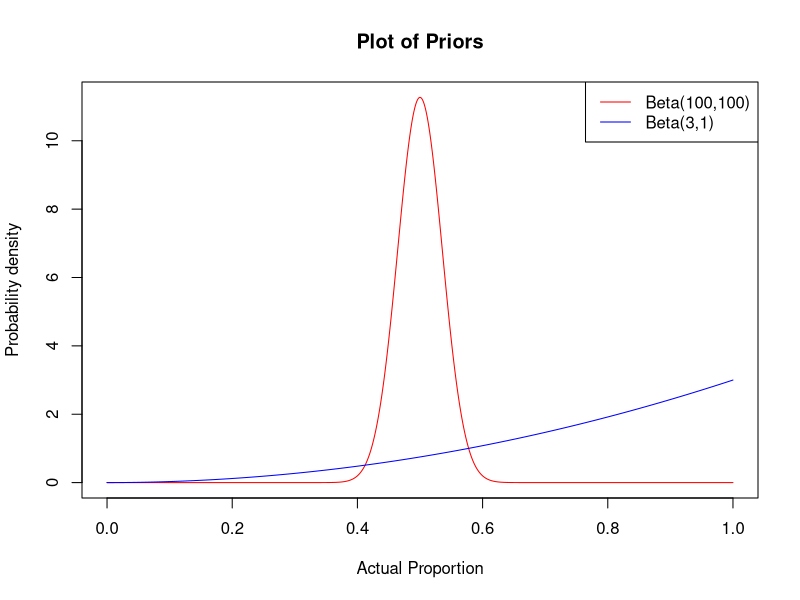
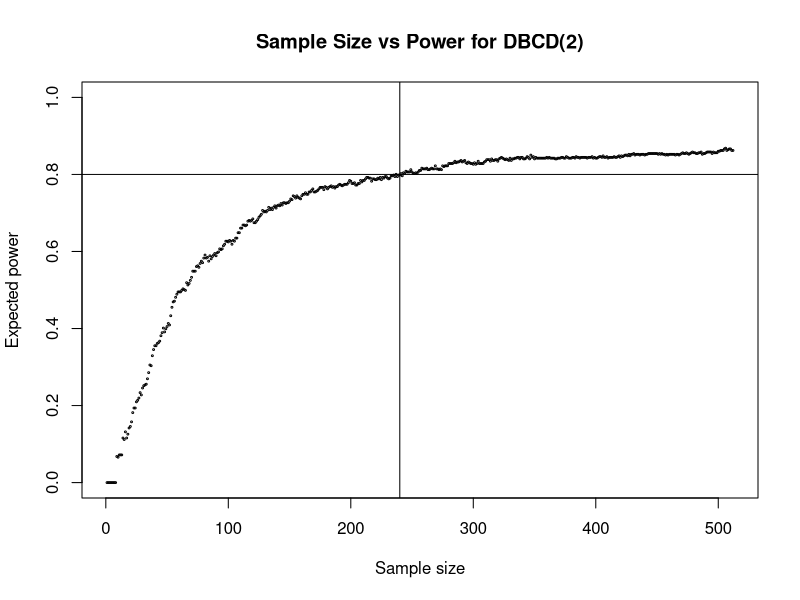

The R script that drew these images, in order: (Note: this script raises an error after producing the figures.)
## ---- chunk 1

balanced <- function( i, j, k, l, chooser_params ) {

    n <- i + j + k + l

    if (n%%2) {
        action <- sample(c(1,2), size=1)
    }
    else {
        if (i + j < k + l) {
            action <- 1
        } else {
            action <- 2
        }
    }

    return(action)
}


thomper <- function( i, j, k, l, chooser_params ) {

    sample.c <- rbeta(1, i + prior.i, j + prior.j)
    sample.n <- rbeta(1, k + prior.k, l + prior.l)

    if (sample.c > sample.n) {
        return(1)
    } else {
       return(2)
    }
}


foo <- function(i,j,k,l) {
    # https://gwern.net/doc/statistics/decision/1933-thompson.pdf
    numer <- 0

    for (a in 0:(i)) {
        numer <- numer + (choose(i + k - a, k) * choose(j + l + 1 + a, l))
    }
    denom <- choose(i + j + k + l + 2, k + l + 1)
    sum <- numer / denom

    return(sum)
}


tw_foo <- function( i, j, k, l, chooser_params ) {

    c <- chooser_params

    prob <- tryCatch(
        {
            min(foo(i + prior.i, j + prior.j, k + prior.k, l + prior.l),1)
        },
        error=function(cond) {
            expected.c <- (i + prior.i)/(i + prior.i + j + prior.j)
            expected.n <- (k + prior.k)/(k + prior.k + l + prior.l)

            if (expected.c > expected.n) {
                1
            } else {
                0
            }
        }
    )

    if (is.na(prob)) {
        sample.c <- rbeta(1, i + prior.i, j + prior.j)
        sample.n <- rbeta(1, k + prior.k, l + prior.l)

        if (sample.c > sample.n) {
            prob <- 1
        } else {
            prob <- 0
        }
    }

    quant <- (prob**c)/(prob**c + (1-prob)**c)

    #print(paste("c:",c,"prob:",prob,"quant:",quant,"i:", i, "j:",j ,"k:", k,"l:", l))
    if (is.na(quant)) {
        print(paste(i,j,k,l))
    }

    action <- sample(c(1,2), 1, prob = c(quant,1-quant))

    return(action)
}

DTL <- function(i,j,k,l,chooser_params) {
    numb_of_immigrants <- chooser_params
    
    done = FALSE
    while(1-done) {
        urn <- c( 5, 2 + numb_of_immigrants - j, 2 + numb_of_immigrants - l )
        #print(urn)
        ball <- sample(c(0,1,2), 1, prob = c(urn/sum(urn)))
        if (ball==0) {
            numb_of_immigrants <- numb_of_immigrants + 1
        } else {
            done <- TRUE
        }
    }
    return(c(ball,numb_of_immigrants))
}


g <- function(alpha, x, y) {
    if (x==1) {return(0)}
    if (x==0) {return(1)}
    else {
        numer <- y * (y/x)**alpha
        denom <- y * (y/x)**alpha + (1 - y) * ((1 - y)/(1 - x))**alpha
        return(numer/denom)
    }
}


DBCD <- function(i,j,k,l,chooser_params) {

  alpha <- chooser_params

  n <- i + j + k + l
  if (n<4) {
    if (n%%2 == 1) {
      return(1)
    } else {
      return(2)
    }
  } else {

    p_hat_m_1 <- (i+0.5)/(i+j+1)
    p_hat_m_2 <- (k+0.5)/(k+l+1)

    q_hat_m_1 <- 1 - p_hat_m_1
    q_hat_m_2 <- 1 - p_hat_m_2

    p_hat_m <- q_hat_m_2 / ( q_hat_m_2 + q_hat_m_1 )

    prob <- g( alpha , (i+j)/n , p_hat_m )

    #print(prob)

    action <- sample(c(1,2),1,prob=c(prob,1-prob))
    return(action)
  }
}


ebm <- function( i, j, k, l, chooser_params ) {

  trial_size <- chooser_params
  patient <- i+j+k+l

  if (patient < trial_size) {
    if (patient%%2) {
      return(sample(c(1,2), size=1))
    }
    else {
      if (i + j < k + l) {
        return(1)
      } else {
        return(2)
      }
    }
  } else {
    expected.c <- (prior.i + i)/(prior.i + i + prior.j + j)
    expected.n <- (prior.k + k)/(prior.k + k + prior.l + l)

    if (expected.c > expected.n) {
        return(1)
    } else {
        return(2)
    }
  }
}



## ---- chunk 2

one_run <- function(n, chooser, chooser_params, alpha) {

  i <- 0
  j <- 0
  k <- 0
  l <- 0

  # set the true probability of success
  p.c <- rbeta( 1, prior.i, prior.j )
  p.n <- rbeta( 1, prior.k, prior.l )

  correctly_reject_nulls <- c()
  is_successes <- c()

  for (m in 1:n) {

    # use the chooser function to pick an action
    # in this case, it should return 1 or 2
    action <- chooser( i, j, k, l, chooser_params )
    if (length(action)!=1) {
        chooser_params <- action[2]
        action <- action[1]
    }

    if (action == 1) {

      # decide whether or not the treatment is a success
      sample <- rbinom(1, 1, p.c)

      if (sample == 1) {
        # success!
        i <- i + 1
      } else if (sample == 0) {
        # failure
        j <- j + 1
      }
    } else {
        
      # decide whether or not the treatment is a success
      sample <- rbinom(1, 1, p.n)

      if (sample == 1) {
        # success!
        k <- k + 1
      } else if (sample == 0) {
        # failure
        l <- l + 1
      }
    }

    xtab <- as.table(rbind(c(i, j), c(k, l)))
    dimnames(xtab) <- list(
      group = c("grp1", "grp2"),
      success = c("yes", "no")
    )

    null_rejected <- tryCatch(
      {
        test <- prop.test(xtab)
        test["p.value"] < alpha
      },
      error=function(cond) {
        FALSE
      }
    )
    if (is.na(null_rejected)) {
      null_rejected <- FALSE
    }
    # power is based on _correctly_ rejecting the null
    # we must ignore rejections where the sign is wrong
    p.c_hat <- i/(i+j)
    p.n_hat <- k/(k+l)
    incorrect_direction <- (p.c_hat > p.n_hat) != (p.c > p.n)
    correctly_reject_null <- null_rejected
    if (null_rejected & incorrect_direction) {
      correctly_reject_null <- FALSE
    }

    correctly_reject_nulls <- append(correctly_reject_nulls, correctly_reject_null)
    is_successes <- append(is_successes, sample)
  }

  return(rbind(correctly_reject_nulls,is_successes))
}


simulator <- function(numb_of_sims, numb_of_patients, runner, chooser, chooser_params, alpha) {

  runs <- array(0, dim=c(2,numb_of_patients))

  for (iter in 1:(numb_of_sims)) {

    run_results <- runner(numb_of_patients, chooser, chooser_params, alpha)
    runs <- runs + (run_results - runs)/(iter+1)
  }

  return(runs)
}

## ---- chunk 3

# setup parameters
numb_of_sims <- 500
numb_of_patients <- 2**9

prior.i <- 100
prior.j <- 100
prior.k <- 3
prior.l <- 1

power_threshold <- 0.8
alpha <- 0.05

# plot beta distributions
x1 <- seq(0, 1, length=1000)
y1 <- dbeta(x1, prior.i, prior.j)
plot(x1, y1, type="l", col="red", main="Plot of Priors", ylab="Probability density", xlab="Actual Proportion")

x2 <- seq(0, 1, length=1000)
y2 <- dbeta(x1, prior.k, prior.l)
lines(x2, y2, col="blue")
legend(x="topright", legend=c(paste0("Beta(",prior.i,",",prior.j,")"), paste0("Beta(",prior.k,",",prior.l,")")), lty=1, col=c("red", "blue"))

## ---- chunk 4

chooser = "DBCD"
chooser_params = 2

# simulate the clinical trials
sim_output <- simulator(numb_of_sims, numb_of_patients, one_run, get(chooser), chooser_params, alpha)

## ---- chunk 5

# plot the expected power for each sample size

png("sample size vs power for DBCD(2); B(100,100) & B(1,3).png", units = "in", width = 5, height = 4, res = 300)

x <- 1:numb_of_patients
y <- sim_output[1,]

plot(x,y, ylim=c(0,1), cex=0.25, ylab="Expected power",xlab="Sample size",main="Sample Size vs Power for DBCD(2)")

# find the sample size that give the power_threshold set earlier
abline(h=power_threshold)
optimal_sample_size <- sum(y < power_threshold); optimal_sample_size
abline(v=optimal_sample_size)

dev.off()

## ---- chunk 6

add_to_csv <- function(numb_of_sims, numb_of_patients, runner, chooser, chooser_params, alpha) {
  
  sim_output <- simulator(numb_of_sims, numb_of_patients, runner, get(chooser), chooser_params, alpha)

  orders_of_magitude <- floor(log(numb_of_patients,2))

  for (i in 1:orders_of_magitude) {
    sample_size <- 2**i
    df <- data.frame(
      "timestamp" = Sys.Date(),
      "number of sims" = numb_of_sims,
      "sample size" = sample_size,
      "chooser" = chooser,
      "chooser_params" = chooser_params,
      "prior.i" = prior.i,
      "prior.j" = prior.j,
      "prior.k" = prior.k,
      "prior.l" = prior.l,
      "power" = sim_output[1,][sample_size],
      "ENS" = mean(sim_output[2,1:sample_size])
    )
    write.table(df, "output.csv", append=TRUE, sep=",", col.names = FALSE, row.names = FALSE)
  }
}

## ---- chunk 7

choosers = rbind(c("balanced","NA"),c("thomper","NA"),c("DTL",0),c("DTL",2),c("DTL",6),c("DBCD",0),c("DBCD",2),c("DBCD",4),c("tw_foo",0.5))

for (i in 1:dim(choosers)[1]) {
  print(paste(choosers[i,][1], choosers[i,][2]))
  add_to_csv(100, 2**9, one_run, choosers[i,][1], choosers[i,][2], alpha)
}



